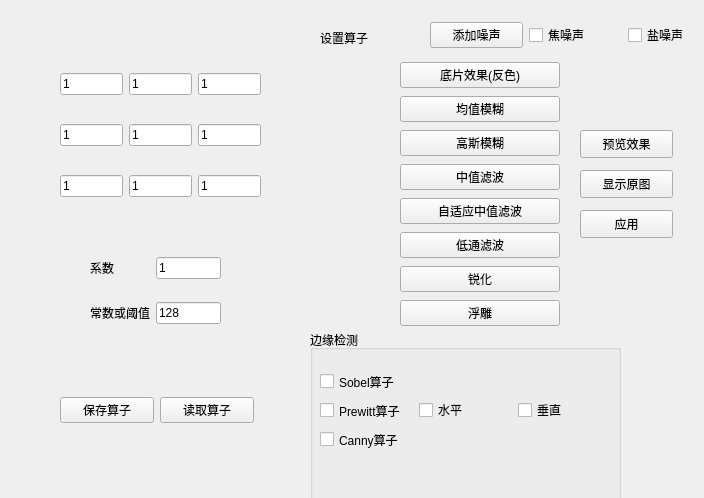
<?xml version="1.0" encoding="UTF-8"?>
<ui version="4.0">
 <class>FliterWeight</class>
 <widget class="QWidget" name="FliterWeight">
  <property name="geometry">
   <rect>
    <x>0</x>
    <y>0</y>
    <width>704</width>
    <height>498</height>
   </rect>
  </property>
  <property name="windowTitle">
   <string>Form</string>
  </property>
  <widget class="QWidget" name="gridLayoutWidget">
   <property name="geometry">
    <rect>
     <x>60</x>
     <y>50</y>
     <width>201</width>
     <height>171</height>
    </rect>
   </property>
   <layout class="QGridLayout" name="gridLayout">
    <item row="2" column="0">
     <widget class="QLineEdit" name="kernel7">
      <property name="text">
       <string>1</string>
      </property>
     </widget>
    </item>
    <item row="0" column="0">
     <widget class="QLineEdit" name="kernel1">
      <property name="text">
       <string>1</string>
      </property>
     </widget>
    </item>
    <item row="0" column="1">
     <widget class="QLineEdit" name="kernel2">
      <property name="text">
       <string>1</string>
      </property>
     </widget>
    </item>
    <item row="1" column="0">
     <widget class="QLineEdit" name="kernel4">
      <property name="text">
       <string>1</string>
      </property>
     </widget>
    </item>
    <item row="1" column="1">
     <widget class="QLineEdit" name="kernel5">
      <property name="text">
       <string>1</string>
      </property>
     </widget>
    </item>
    <item row="2" column="1">
     <widget class="QLineEdit" name="kernel8">
      <property name="text">
       <string>1</string>
      </property>
     </widget>
    </item>
    <item row="0" column="2">
     <widget class="QLineEdit" name="kernel3">
      <property name="text">
       <string>1</string>
      </property>
     </widget>
    </item>
    <item row="1" column="2">
     <widget class="QLineEdit" name="kernel6">
      <property name="text">
       <string>1</string>
      </property>
     </widget>
    </item>
    <item row="2" column="2">
     <widget class="QLineEdit" name="kernel9">
      <property name="text">
       <string>1</string>
      </property>
     </widget>
    </item>
   </layout>
  </widget>
  <widget class="QWidget" name="gridLayoutWidget_2">
   <property name="geometry">
    <rect>
     <x>90</x>
     <y>240</y>
     <width>131</width>
     <height>101</height>
    </rect>
   </property>
   <layout class="QGridLayout" name="gridLayout_2">
    <item row="0" column="0">
     <widget class="QLabel" name="label">
      <property name="text">
       <string>系数</string>
      </property>
     </widget>
    </item>
    <item row="0" column="1">
     <widget class="QLineEdit" name="coefficient">
      <property name="text">
       <string>1</string>
      </property>
     </widget>
    </item>
    <item row="1" column="1">
     <widget class="QLineEdit" name="common">
      <property name="text">
       <string>128</string>
      </property>
     </widget>
    </item>
    <item row="1" column="0">
     <widget class="QLabel" name="label_2">
      <property name="text">
       <string>常数或阈值</string>
      </property>
     </widget>
    </item>
   </layout>
  </widget>
  <widget class="QWidget" name="verticalLayoutWidget">
   <property name="geometry">
    <rect>
     <x>400</x>
     <y>60</y>
     <width>160</width>
     <height>268</height>
    </rect>
   </property>
   <layout class="QVBoxLayout" name="verticalLayout">
    <item>
     <widget class="QPushButton" name="Inversion">
      <property name="text">
       <string>底片效果(反色)</string>
      </property>
     </widget>
    </item>
    <item>
     <widget class="QPushButton" name="meanBlur">
      <property name="text">
       <string>均值模糊</string>
      </property>
     </widget>
    </item>
    <item>
     <widget class="QPushButton" name="gaussian">
      <property name="text">
       <string>高斯模糊</string>
      </property>
     </widget>
    </item>
    <item>
     <widget class="QPushButton" name="medianFliter">
      <property name="text">
       <string>中值滤波</string>
      </property>
     </widget>
    </item>
    <item>
     <widget class="QPushButton" name="autoMedianFliter">
      <property name="text">
       <string>自适应中值滤波</string>
      </property>
     </widget>
    </item>
    <item>
     <widget class="QPushButton" name="lowPathFliter">
      <property name="text">
       <string>低通滤波</string>
      </property>
     </widget>
    </item>
    <item>
     <widget class="QPushButton" name="sharpen">
      <property name="text">
       <string>锐化</string>
      </property>
     </widget>
    </item>
    <item>
     <widget class="QPushButton" name="emboss">
      <property name="text">
       <string>浮雕</string>
      </property>
     </widget>
    </item>
   </layout>
  </widget>
  <widget class="QLabel" name="label_3">
   <property name="geometry">
    <rect>
     <x>320</x>
     <y>30</y>
     <width>72</width>
     <height>15</height>
    </rect>
   </property>
   <property name="text">
    <string>设置算子</string>
   </property>
  </widget>
  <widget class="QPushButton" name="ShowOrigin">
   <property name="geometry">
    <rect>
     <x>580</x>
     <y>170</y>
     <width>93</width>
     <height>28</height>
    </rect>
   </property>
   <property name="text">
    <string>显示原图</string>
   </property>
  </widget>
  <widget class="QPushButton" name="apply">
   <property name="geometry">
    <rect>
     <x>580</x>
     <y>210</y>
     <width>93</width>
     <height>28</height>
    </rect>
   </property>
   <property name="text">
    <string>应用</string>
   </property>
  </widget>
  <widget class="QGroupBox" name="groupBox">
   <property name="geometry">
    <rect>
     <x>310</x>
     <y>330</y>
     <width>311</width>
     <height>171</height>
    </rect>
   </property>
   <property name="title">
    <string>边缘检测</string>
   </property>
   <widget class="QWidget" name="horizontalLayoutWidget">
    <property name="geometry">
     <rect>
      <x>10</x>
      <y>40</y>
      <width>291</width>
      <height>81</height>
     </rect>
    </property>
    <layout class="QHBoxLayout" name="horizontalLayout">
     <item>
      <layout class="QVBoxLayout" name="verticalLayout_2">
       <item>
        <widget class="QCheckBox" name="Sobel">
         <property name="text">
          <string>Sobel算子</string>
         </property>
        </widget>
       </item>
       <item>
        <widget class="QCheckBox" name="Prewitt">
         <property name="text">
          <string>Prewitt算子</string>
         </property>
        </widget>
       </item>
       <item>
        <widget class="QCheckBox" name="Canny">
         <property name="text">
          <string>Canny算子</string>
         </property>
        </widget>
       </item>
      </layout>
     </item>
     <item>
      <widget class="QCheckBox" name="Horizontal">
       <property name="text">
        <string>水平</string>
       </property>
      </widget>
     </item>
     <item>
      <widget class="QCheckBox" name="Vertical">
       <property name="text">
        <string>垂直</string>
       </property>
      </widget>
     </item>
    </layout>
   </widget>
  </widget>
  <widget class="QPushButton" name="preview">
   <property name="geometry">
    <rect>
     <x>580</x>
     <y>130</y>
     <width>93</width>
     <height>28</height>
    </rect>
   </property>
   <property name="text">
    <string>预览效果</string>
   </property>
  </widget>
  <widget class="QWidget" name="horizontalLayoutWidget_2">
   <property name="geometry">
    <rect>
     <x>60</x>
     <y>370</y>
     <width>194</width>
     <height>80</height>
    </rect>
   </property>
   <layout class="QHBoxLayout" name="horizontalLayout_2">
    <item>
     <widget class="QPushButton" name="saveOperator">
      <property name="text">
       <string>保存算子</string>
      </property>
     </widget>
    </item>
    <item>
     <widget class="QPushButton" name="readOperator">
      <property name="text">
       <string>读取算子</string>
      </property>
     </widget>
    </item>
   </layout>
  </widget>
  <widget class="QWidget" name="horizontalLayoutWidget_3">
   <property name="geometry">
    <rect>
     <x>430</x>
     <y>20</y>
     <width>291</width>
     <height>31</height>
    </rect>
   </property>
   <layout class="QHBoxLayout" name="horizontalLayout_3">
    <item>
     <widget class="QPushButton" name="addNoise">
      <property name="text">
       <string>添加噪声</string>
      </property>
     </widget>
    </item>
    <item>
     <widget class="QCheckBox" name="salt">
      <property name="text">
       <string>焦噪声</string>
      </property>
     </widget>
    </item>
    <item>
     <widget class="QCheckBox" name="random">
      <property name="text">
       <string>盐噪声</string>
      </property>
     </widget>
    </item>
   </layout>
  </widget>
 </widget>
 <resources/>
 <connections/>
</ui>
